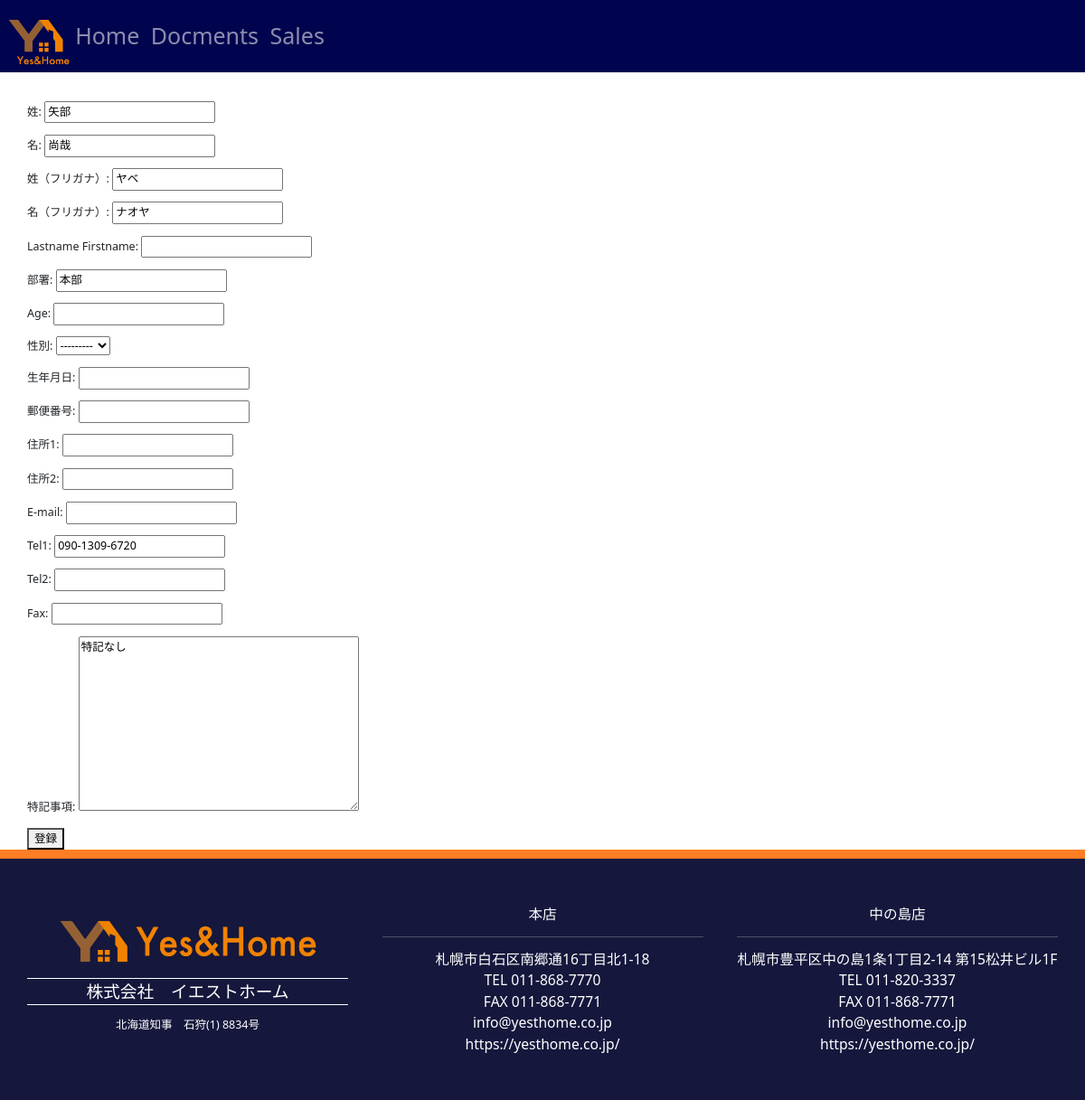
Before: /docs/staff/1/edit/ (signed in) with the older database file.
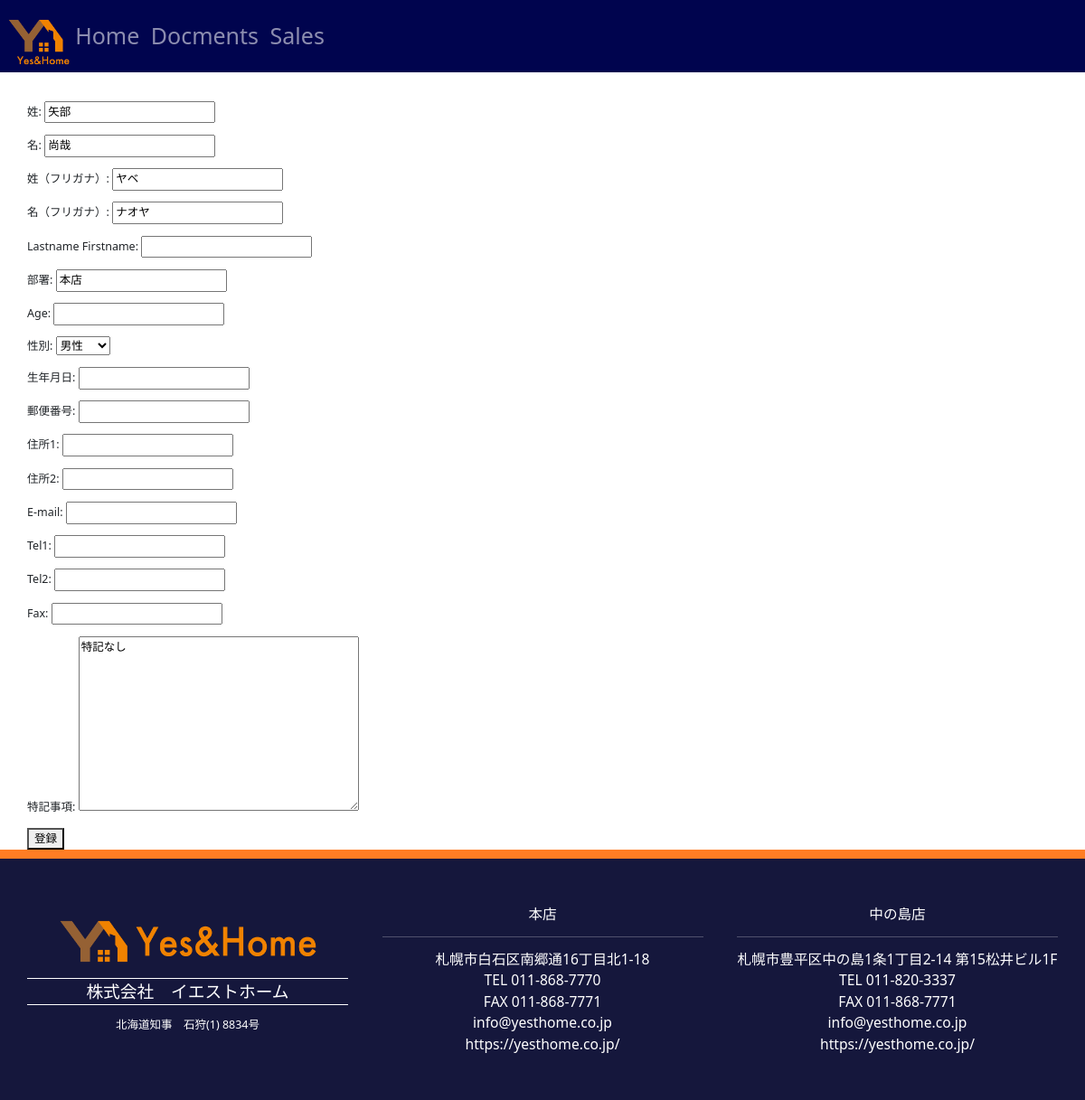
After: the same page with the newer database file.
### docs/models.py (models this page shows, shortened)
class StaffModel(models.Model):
    class Meta:
        verbose_name_plural = '52_スタッフデータ'
    lastname = models.CharField(verbose_name='姓', max_length=20, default='')
    firstname = models.CharField(verbose_name='名', max_length=20, default='')
    lastnamekana = models.CharField(verbose_name='姓（フリガナ）', max_length=20, default='')
    firstnamekana = models.CharField(verbose_name='名（フリガナ）', max_length=20, default='')
    nameen = models.CharField(verbose_name='Lastname Firstname', max_length=100, default='')
    department=models.CharField(verbose_name='部署', default='', blank=True, null=True, max_length=10)
    age = models.PositiveSmallIntegerField(verbose_name='年齢', default='', blank=True, null=True, )
    gender = models.CharField(verbose_name='性別', default='', blank=True, null=True, choices=(('1','男性'), ('2', '女性'), ('3', 'その他')), max_length=1)
    birthday = models.DateField(verbose_name='生年月日', blank=True, null=True, default='2000-01-01')
    postcode = models.CharField(verbose_name='郵便番号', default='', max_length=10, blank=True, null=True)
    address1 = models.CharField(verbose_name='住所1', default='', blank=True, null=True, max_length=100)
    address2 = models.CharField(verbose_name='住所2', default='', blank=True, null=True, max_length=100)
    email = models.EmailField(verbose_name='E-mail', default='', blank=True, null=True, max_length=100, )
    tel1 = models.CharField(verbose_name='電話番号1', default='', blank=True, null=True, max_length=20,)
    tel2 = models.CharField(verbose_name='電話番号2', default='', blank=True, null=True, max_length=20,)
    fax = models.CharField(verbose_name='FAX', default='', blank=True, null=True, max_length=20, )
    remarks = models.TextField(verbose_name='特記事項', blank=True, null=True, default='特記なし')
    postdate = models.DateField(verbose_name='登録日時', auto_now_add=True, null=True)
    update = models.DateField(verbose_name='更新日時', auto_now=True, null=True)

### docs/views.py (the view)
# urls.py: path("staff/<int:staff_id>/edit/", views.staff_edit, name="staff_edit"),
@login_required
def staff_edit(request, staff_id):
    staff = get_object_or_404(StaffModel, pk=staff_id)
    if request.method == "POST":
        form = StaffForm(request.POST, instance=staff)
        if form.is_valid():
            form.save()
            return redirect('staff_detail', staff_id=staff_id)
    else:
        form = StaffForm(instance=staff)
    return render(request, 'staff_edit.html', {'form': form})

### docs/forms.py
class StaffForm(forms.ModelForm):
    class Meta:
        model = StaffModel
        fields = '__all__'
    age=HankakuNumberField()
    tel1=HankakuNumberField()
    tel2=HankakuNumberField()
    fax=HankakuNumberField()

### templates/staff_edit.html (shortened to what this page needs)
{% extends 'base.html' %}
{% block content %}
<div class="container mt-5">
    <h2>スタッフ情報編集</h2>
</div>
<div class="container mt-5">
    <form method="post">
        {{ form.as_p }}
        <button type="submit">登録</button>
    </form>
</div>
{% endblock content %}

Changed rows visible on the page:
changed StaffModel "矢部": department "本部" → "本店"; gender "---------" → "男性"; tel1 "090-1309-6720" → (not shown)
